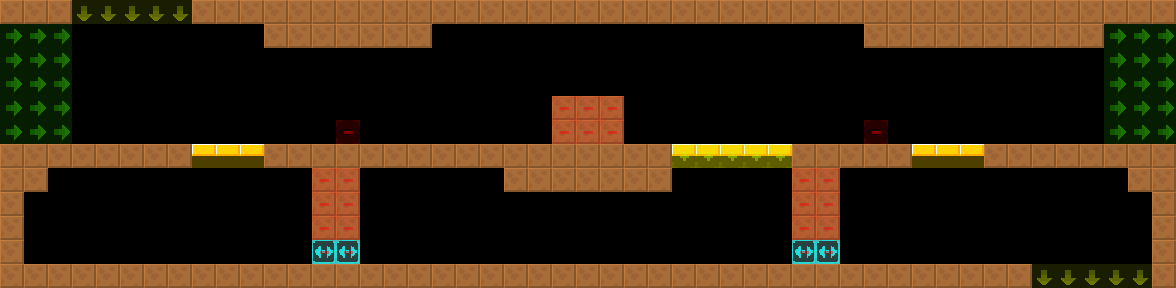

Rendered tile map (Tiled .tmx) drawn with the repository's tilesets; below, a short description and the map source with its tile grids summarised:
An orthogonal 49x12 tile map with 24x24 px tiles, 2 tile layers (col, lnk), 2 tilesets and 2 objects (2x Door).

<map version="1.4" tiledversion="1.4.2" orientation="orthogonal" renderorder="right-down" width="49" height="12" tilewidth="24" tileheight="24" infinite="0" nextlayerid="4" nextobjectid="8">
 <tileset firstgid="6" source="../../lnk.tsx" />
 <tileset firstgid="1" source="../../col.tsx" />
 <layer id="1" name="col" width="49" height="12">
  <data>[588 cells, 193 non-empty, 3 distinct tile ids]</data>
 </layer>
 <layer id="2" name="lnk" width="49" height="12" opacity="0.5">
  <data>[588 cells, 69 non-empty, 4 distinct tile ids]</data>
 </layer>
 <objectgroup id="3" name="markers" opacity="0.5">
  <object id="1" name="Door" type="Door" x="336" y="120" width="24" height="24">
   <properties>
    <property name="yr" value="0" />
    <property name="xr" value="0" />
   </properties>
  </object>
  <object id="2" name="Door" type="Door" x="864" y="120" width="24" height="24">
   <properties>
    <property name="yr" value="0" />
    <property name="xr" value="0" />
   </properties>
  </object>
 </objectgroup>
</map>
